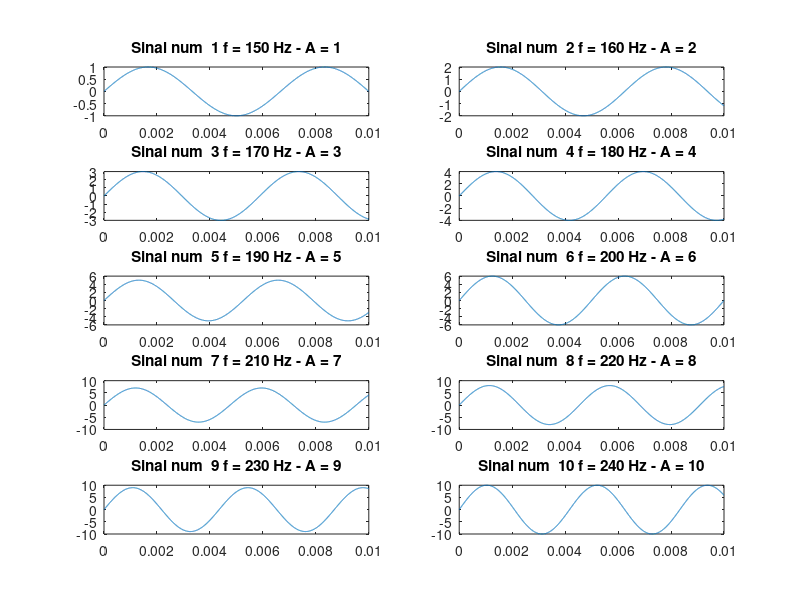

The MATLAB source for this figure: (Note: this script raises an error after producing the figure.)
close all;
screensize = get( 0, 'Screensize' );
%%-----------------------------PARTE 3---------------------------------%%
%%Considerando o tempo total de todo sinal como 10ms
sinais = zeros(10,5000);
tempo_total = 10E-3;
tempo = linspace(0,10E-3,5000);
Amplitudes = 1:10;
frequencias = 150:10:240;
Fs = 1 / (tempo(2) - tempo(1)); %frequencia de aquisicao
% Gerando sinais:
for ii=1:10
   sinais(ii,:) = Amplitudes(ii)*sin(2*pi*frequencias(ii)*tempo); 
end
% Plotando os sinais
fig = figure;
set(fig,'Position',screensize)
for ii=1:10
    subplot(5,2,ii);
    plot(tempo,sinais(ii,:));
    title(['Sinal num  ' num2str(ii) ' f = ' num2str(frequencias(ii)) ' Hz - A = ' num2str(Amplitudes(ii))])
end

disp('Tempo para executar usando Integral do Prof. Dr. Destro: ');
tic
integrais = zeros(size(sinais)); %matriz p/ salvar as integrais
integrais_totais_destro = zeros(10,1);
for ii=1:10
    [ integrais_totais_destro(ii),integrais(ii,:)] = integral(sinais(ii,:),Fs);
end
toc

screensizeright = [(screensize(3)/2) screensize(2) screensize(3)/2 screensize(4)];
% Plotando os sinais com suas integrais
fig = figure;
set(fig,'Position',screensizeright)
for ii=1:10
    subplot(5,2,ii);
    plot(tempo,sinais(ii,:));
    hold on;
    plot(tempo, integrais(ii,:),'r');
    title(['Sinal num  ' num2str(ii) ' f = ' num2str(frequencias(ii)) ' Hz - A = ' num2str(Amplitudes(ii))])
    hold off;
    legend('sinal',[ 'integral total = ', num2str(integrais_totais_destro(ii))])
end

disp(' ');
disp('Tempo para executar usando Trapz: ');
tic
integrais_totais_trapz = zeros(size(integrais_totais_destro));
for ii=1:10
    integrais_totais_trapz(ii,1) = trapz(sinais(ii,:))*1/Fs;
end
toc

screensizeleft = [screensize(1) screensize(2) screensize(3)/2 screensize(4)];
% Plotando os sinais com suas integrais calculadas por trapz
fig = figure;
set(fig,'Position',screensizeleft)
for ii=1:10
    subplot(5,2,ii);
    plot(tempo,sinais(ii,:));
    title(['Sinal num  ' num2str(ii) ' f = ' num2str(frequencias(ii)) ' Hz - A = ' num2str(Amplitudes(ii))])
    legend([ 'trapz = ', num2str(integrais_totais_trapz(ii,1) )])
end
%%------------------------------PARTE 4----------------------------------%%
% Calculo da integral pela nossa formula
% Sera usada a soma de Riemann
% Ela eh definidada pelo somatorio com i de 0 ate n-1
% da seguinte expressao: f(ti)*(x(i+1) - x(i))
% Considerando que x(i+1) - x(i) eh fixada pela nossa frequencia de 
% aquisicao, portanto eh dada como o Periodo de aquisicao
% (x(i+1) - x(i)) = 1/Fs
disp(' ');
disp('Tempo para executar usando Riemann: ');
tic
integrais_totais_riemann = sum(sinais .* (1/Fs), 2);
toc
disp(' ');
% Plotando os sinais com suas integrais calculadas por riemann
screensizeright = [(screensize(3)/2) screensize(2) screensize(3)/2 screensize(4)];
fig = figure;
set(fig,'Position',screensizeright)
for ii=1:10
    integrais_totais_trapz(ii,1) = trapz(sinais(ii,:))*1/Fs;
    subplot(5,2,ii);
    plot(tempo,sinais(ii,:));
    title(['Sinal num ' num2str(ii) ' f = ' num2str(frequencias(ii)) ' Hz - A = ' num2str(Amplitudes(ii))])
    legend([ 'riemann = ', num2str(integrais_totais_riemann(ii,1) )])
end

% Mostrando os sinais com suas integrais calculadas
% por: destro, trapeziodal e por riemann
for ii=1:10
    disp('********************************************');
    disp(['Sinal num  ' num2str(ii) ' f = ' num2str(frequencias(ii)) ' Hz - A = ' num2str(Amplitudes(ii))])
    disp(['Destro = ', num2str(integrais_totais_destro(ii,1))]);
    disp(['Trapzoidal = ', num2str(integrais_totais_trapz(ii,1))]);
    disp(['Riemann = ', num2str(integrais_totais_riemann(ii,1))]);
end
